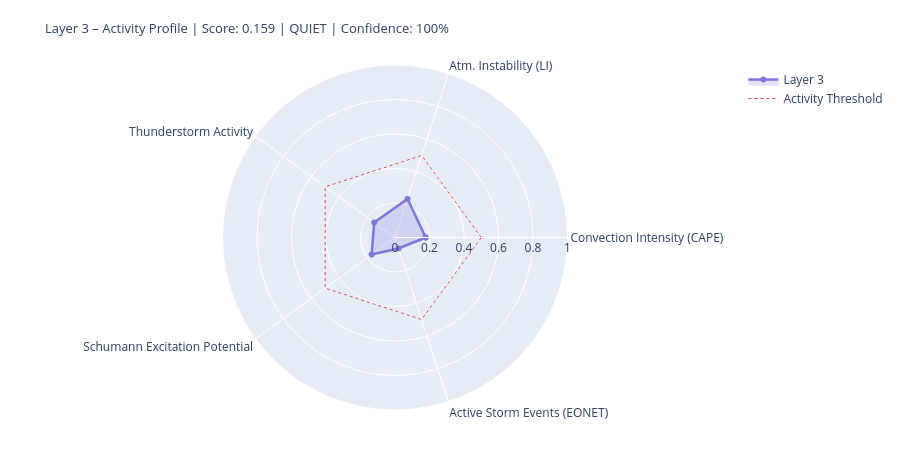

Source (notebook cell):
### Markdown cell above
---
## 4. State Assessment & Handoff to Layer 4/5

### Code cell
# ============================================================
# LAYER-3-SCORE
# Five dynamic components
# ============================================================

def norm(v, lo, hi):
    if v is None or (isinstance(v, float) and math.isnan(v)): return None
    return round(max(0.0, min(1.0, (v - lo) / (hi - lo))), 4)

# --- 1) Convection intensity (global CAPE mean) ---
cape_mean = df_atm['cape'].dropna().mean() if not df_atm.empty else None
conv_score = norm(cape_mean, 0, 3000)
conv_src   = 'primary' if cape_mean is not None else 'missing'

# --- 2) Atmospheric instability (LI mean) ---
li_mean   = df_atm['li'].dropna().mean() if not df_atm.empty else None
# Negative LI = unstable → higher score
instab_score = norm(-li_mean if li_mean is not None else None, -6, 6)
instab_src   = 'primary' if li_mean is not None else 'missing'

# --- 3) Thunderstorm activity (mean thunder score + WMO count) ---
thunder_mean = df_atm['thunder_score'].mean() if not df_atm.empty else None
n_thunder    = int(df_atm['thunderstorm'].sum()) if not df_atm.empty else 0
thunder_score_val = norm(
    (thunder_mean or 0) * 0.7 + n_thunder * 0.1, 0, 1.0
) if thunder_mean is not None else None
thunder_src = 'primary'

# --- 4) Schumann excitation potential (weighted Schumann contribution) ---
schumann_pot = df_atm['schumann_contribution'].mean() if not df_atm.empty else None
# Boosted by Layer-2 thunderstorm trigger
if schumann_pot is not None and l2_thunder:
    schumann_pot = min(1.0, schumann_pot * 1.2)
schumann_score = norm(schumann_pot, 0, 1.0) if schumann_pot is not None else None
schumann_src   = 'derived'

# --- 5) Storm activity (NASA EONET) ---
# Distinction: None = data not loaded, 0.0 = loaded but no events
storm_score = None
storm_src   = 'missing'
if raw.get('storms') is not None:          # API reached successfully
    storm_score = norm(len(storm_events), 0, 30) if storm_events else 0.0
    storm_src   = 'primary'

# X-Ray and Kp: context only, not in dynamic score
# (X-Ray = Layer-0/4 driver; Kp = geomagnetic index, not a lightning proxy)
xray_context = None
if raw.get('xray'):
    df_xc = pd.DataFrame(raw['xray'])
    fc = next((c for c in df_xc.columns
               if any(k in c.lower() for k in ['flux','long']) and 'time' not in c.lower()),
              df_xc.columns[1])
    df_xc[fc] = pd.to_numeric(df_xc[fc], errors='coerce')
    xray_last = df_xc[fc].dropna().iloc[-1] if not df_xc[fc].dropna().empty else None
    if xray_last:
        xray_class = ('X' if xray_last>=1e-4 else 'M' if xray_last>=1e-5
                      else 'C' if xray_last>=1e-6 else 'B')
        xray_context = {'flux': float(xray_last), 'class': xray_class}
        print(f'X-Ray context: {xray_class}-class ({xray_last:.2e} W/m²)')

# --- Aggregate ---
COMPONENTS = {
    'Convection Intensity (CAPE)':  {'score': conv_score,       'source': conv_src,    'dynamic': True},
    'Atm. Instability (LI)':         {'score': instab_score,     'source': instab_src,  'dynamic': True},
    'Thunderstorm Activity':              {'score': thunder_score_val, 'source': thunder_src, 'dynamic': True},
    'Schumann Excitation Potential':   {'score': schumann_score,   'source': schumann_src,'dynamic': True},
    'Active Storm Events (EONET)': {'score': storm_score,      'source': storm_src,   'dynamic': True},
}

available   = {k: v['score'] for k, v in COMPONENTS.items() if v['score'] is not None}
unavailable = [k for k, v in COMPONENTS.items() if v['score'] is None]
layer3_score = round(sum(available.values()) / len(available), 4) if available else None
confidence   = round(len(available) / len(COMPONENTS), 2)
level = ('unknown' if layer3_score is None
         else 'quiet'   if layer3_score < 0.3
         else 'moderate' if layer3_score < 0.6
         else 'active')
dominant_l3 = max(available, key=available.get) if available else 'none'

# --- Ausgabe ---
W = 68
print('=' * W)
print('LAYER 3 – ATMOSPHERE / WEATHER / THUNDERSTORMS – STATE ASSESSMENT')
print('=' * W)
for name, comp in COMPONENTS.items():
    s = comp['score']
    if s is not None:
        bar = '█' * int(s * 20) + '░' * (20 - int(s * 20))
        print(f'  {name:<36} {bar}  {s:.3f}  [{comp["source"]}]')
    else:
        print(f'  {name:<36} {"─" * 20}  n/a   [missing]')
print('-' * W)
print(f'  Score:        {layer3_score:.3f}  ({len(available)}/{len(COMPONENTS)} components)')
print(f'  Confidence:   {confidence:.0%}')
print(f'  Level:        {level.upper()}')
print(f'  Dominant:     {dominant_l3}')
print(f'  CAPE mean:    {cape_mean:.0f} J/kg' if cape_mean else '  CAPE mean:    n/a')
print(f'  LI mean:      {li_mean:.1f} K' if li_mean is not None else '  LI mean:      n/a')
print(f'  Thunderstorms:{n_thunder} points (WMO)  +  {len(storm_events)} NASA EONET')
print('=' * W)

# Radar
cats   = list(available.keys())
vals_r = list(available.values())
if len(cats) >= 3:
    fig = go.Figure()
    fig.add_trace(go.Scatterpolar(
        r=vals_r + [vals_r[0]], theta=cats + [cats[0]],
        fill='toself', fillcolor='rgba(127,119,221,0.22)',
        line=dict(color='#7F77DD', width=2.5), name='Layer 3'
    ))
    fig.add_trace(go.Scatterpolar(
        r=[0.5] * (len(cats)+1), theta=cats + [cats[0]],
        line=dict(color='#E24B4A', dash='dot', width=1),
        mode='lines', name='Activity Threshold'
    ))
    fig.update_layout(
        title=dict(
            text=f'Layer 3 – Activity Profile | Score: {layer3_score:.3f} | {level.upper()} | Confidence: {confidence:.0%}',
            font=dict(size=13)
        ),
        polar=dict(radialaxis=dict(visible=True, range=[0, 1])),
        height=450, showlegend=True,
        margin=dict(l=60, r=60, t=65, b=40)
    )
    fig.show()

### Figure 1 — Plotly figure (JSON) as saved in the notebook; plotly's stock layout.template omitted (floating-point values rounded to 4 significant figures)
{"data": [{"fill": "toself", "fillcolor": "rgba(127,119,221,0.22)", "line": {"color": "#7F77DD", "width": 2.5}, "name": "Layer 3", "r": [0.178, 0.235, 0.149, 0.1676, 0.0667, 0.178], "theta": ["Convection Intensity (CAPE)", "Atm. Instability (LI)", "Thunderstorm Activity", "Schumann Excitation Potential", "Active Storm Events (EONET)", "Convection Intensity (CAPE)"], "type": "scatterpolar"}, {"line": {"color": "#E24B4A", "dash": "dot", "width": 1}, "mode": "lines", "name": "Activity Threshold", "r": [0.5, 0.5, 0.5, 0.5, 0.5, 0.5], "theta": ["Convection Intensity (CAPE)", "Atm. Instability (LI)", "Thunderstorm Activity", "Schumann Excitation Potential", "Active Storm Events (EONET)", "Convection Intensity (CAPE)"], "type": "scatterpolar"}], "layout": {"height": 450, "margin": {"b": 40, "l": 60, "r": 60, "t": 65}, "polar": {"radialaxis": {"range": [0, 1], "visible": true}}, "showlegend": true, "title": {"font": {"size": 13}, "text": "Layer 3 – Activity Profile | Score: 0.159 | QUIET | Confidence: 100%"}}}
